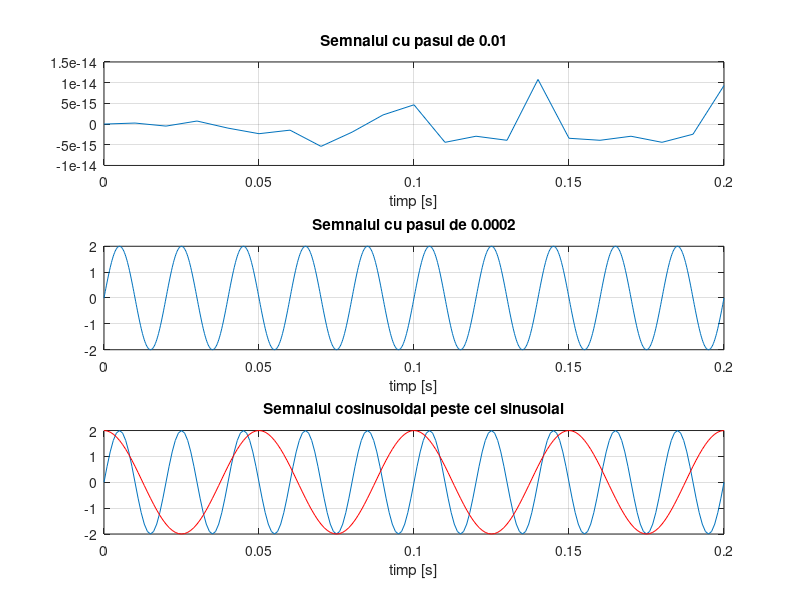

Write MATLAB code to recreate this figure.

%E5 Exercitiu:

F = 50; 
t = 0:0.001:0.2;
t1= 0:0.01:0.2;
t2= 0:0.0002:0.2;
s = 2*sin(2*pi*F*t);
s1= 2*sin(2*pi*F*t1);
s2= 2*sin(2*pi*F*t2);
Fc = 20; 
c = 2*cos(2*pi*Fc*t);

subplot(3,1,1)
plot(t1,s1),xlabel('timp [s]'),grid ,title('Semnalul cu pasul de 0.01') 
subplot(3,1,2)
plot(t2,s2),xlabel('timp [s]'),grid ,title('Semnalul cu pasul de 0.0002')
subplot(3,1,3)
plot(t,s,t,c,'r'),xlabel('timp [s]'),grid,title('Semnalul cosinusoidal peste cel sinusoial')